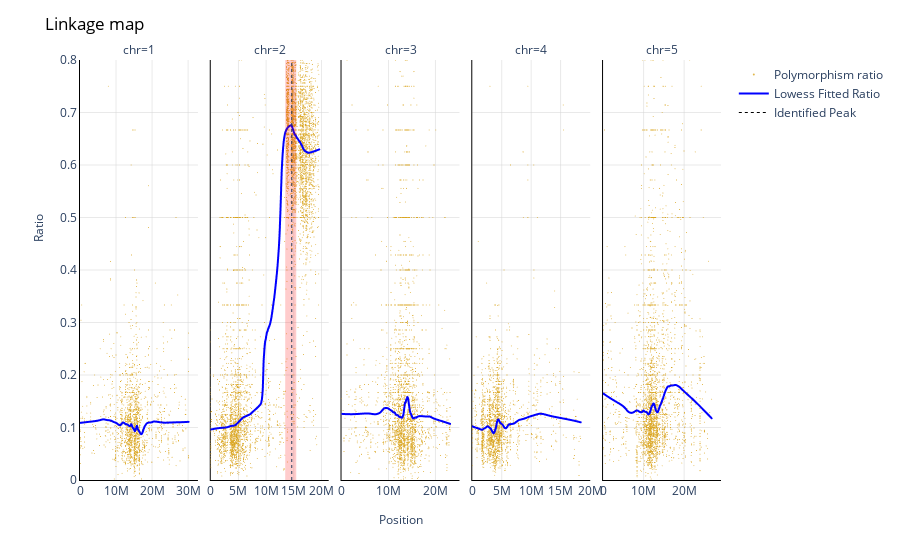

Here is the notebook cell this chart was saved with:
### Code cell
chr_facets_p=df_peaks["chr"].unique()

fig = px.scatter(df, x=df['pos'], y=df['ratio'],
    facet_col="chr",
    opacity=0.8,
    color_discrete_sequence=['goldenrod'],
    trendline="lowess",
    trendline_options=dict(frac=0.29),
    trendline_color_override="blue")
            
fig.add_trace(go.Scatter(x=[1],
    y=[1],
    mode='lines',
    name='Lowess Fitted Ratio',
    line=dict(color="blue")))
            
fig.update_layout(dict(plot_bgcolor = 'white'))
fig.update_xaxes(matches=None)
fig.for_each_xaxis(lambda xaxis: xaxis.update(showticklabels=True))
fig.for_each_xaxis(lambda x: x.update(title = ''))
fig.for_each_yaxis(lambda y: y.update(title = ''))

fig.add_annotation(
    showarrow=False,
    xanchor='center',
    xref='paper', 
    x=0.5, 
    yref='paper',
    y=-0.12,
    text='Position'
)

fig.add_annotation(
    showarrow=False,
    xanchor='center',
    xref='paper', 
    x=-0.065, 
    yanchor='middle',
    yref='paper',
    y=0.6,
    textangle=-90,
    text='Ratio'
)


fig.update_xaxes(showgrid=True, 
    gridwidth=0.5, 
    gridcolor='lightgrey')

fig.update_xaxes(showline=True, 
    linewidth=1, 
    linecolor='black')

fig.update_xaxes(rangemode="tozero")

fig.update_yaxes(showgrid=True, 
    gridwidth=0.5, 
    gridcolor='lightgrey')

fig.update_yaxes(showline=True, 
    linewidth=1, 
    linecolor='black')

fig.update_yaxes(range=[0, 0.8])

fig.update_layout(title=dict(text="Linkage map",
    font=dict(color='black')))

fig.update_traces(marker=dict(size=1))

fig['data'][0]['showlegend'] = True
fig['data'][0]['name'] = 'Polymorphism ratio'

max_pos=df_peaks['pos'].max()
min_pos=df_peaks['pos'].min()
max_yhat_pos=df_peaks.loc[df_peaks['yhat'] == df_peaks['yhat'].max()]['pos'].values[0]

for i in chr_facets_p:
    fig.add_vrect(x0=min_pos, x1=max_pos, col=i,
        fillcolor="red", opacity=0.2, line_width=0)
    fig.add_vline(x=max_yhat_pos, 
                  line_dash="dot", 
                  col=i, 
                  line_width=1)
    
fig.add_trace(go.Scatter(x=[0,0], 
    y=[0,0], 
    mode='lines', 
    line=dict(color='black', width=1, dash='dot'),
    name='Identified Peak',))

fig.show()
df_peaks.to_csv('peaks_file_name.tsv', sep='\t')

### Figure 1 — Plotly figure (JSON) as saved in the notebook; plotly's stock layout.template omitted (floating-point values rounded to 4 significant figures; data arrays with more than 128 entries replaced by an {"elided": "..."} marker saying what was removed)
{"data": [{"hovertemplate": "chr=1<br>pos=%{x}<br>ratio=%{y}<extra></extra>", "legendgroup": "", "marker": {"color": "goldenrod", "opacity": 0.8, "size": 1, "symbol": "circle"}, "mode": "markers", "name": "Polymorphism ratio", "showlegend": true, "type": "scattergl", "x": {"elided": "1832 int values"}, "xaxis": "x", "y": {"elided": "1832 float values"}, "yaxis": "y"}, {"hovertemplate": "<b>LOWESS trendline</b><br><br>chr=1<br>pos=%{x}<br>ratio=%{y} <b>(trend)</b><extra></extra>", "legendgroup": "", "line": {"color": "blue"}, "marker": {"color": "goldenrod", "size": 1, "symbol": "circle"}, "mode": "lines", "name": "", "showlegend": false, "type": "scattergl", "x": {"elided": "1832 int values"}, "xaxis": "x", "y": {"elided": "1832 float values"}, "yaxis": "y"}, {"hovertemplate": "chr=2<br>pos=%{x}<br>ratio=%{y}<extra></extra>", "legendgroup": "", "marker": {"color": "goldenrod", "opacity": 0.8, "size": 1, "symbol": "circle"}, "mode": "markers", "name": "", "showlegend": false, "type": "scattergl", "x": {"elided": "6180 int values"}, "xaxis": "x2", "y": {"elided": "6180 float values"}, "yaxis": "y2"}, {"hovertemplate": "<b>LOWESS trendline</b><br><br>chr=2<br>pos=%{x}<br>ratio=%{y} <b>(trend)</b><extra></extra>", "legendgroup": "", "line": {"color": "blue"}, "marker": {"color": "goldenrod", "size": 1, "symbol": "circle"}, "mode": "lines", "name": "", "showlegend": false, "type": "scattergl", "x": {"elided": "6180 int values"}, "xaxis": "x2", "y": {"elided": "6180 float values"}, "yaxis": "y2"}, {"hovertemplate": "chr=3<br>pos=%{x}<br>ratio=%{y}<extra></extra>", "legendgroup": "", "marker": {"color": "goldenrod", "opacity": 0.8, "size": 1, "symbol": "circle"}, "mode": "markers", "name": "", "showlegend": false, "type": "scattergl", "x": {"elided": "2968 int values"}, "xaxis": "x3", "y": {"elided": "2968 float values"}, "yaxis": "y3"}, {"hovertemplate": "<b>LOWESS trendline</b><br><br>chr=3<br>pos=%{x}<br>ratio=%{y} <b>(trend)</b><extra></extra>", "legendgroup": "", "line": {"color": "blue"}, "marker": {"color": "goldenrod", "size": 1, "symbol": "circle"}, "mode": "lines", "name": "", "showlegend": false, "type": "scattergl", "x": {"elided": "2968 int values"}, "xaxis": "x3", "y": {"elided": "2968 float values"}, "yaxis": "y3"}, {"hovertemplate": "chr=4<br>pos=%{x}<br>ratio=%{y}<extra></extra>", "legendgroup": "", "marker": {"color": "goldenrod", "opacity": 0.8, "size": 1, "symbol": "circle"}, "mode": "markers", "name": "", "showlegend": false, "type": "scattergl", "x": {"elided": "2114 int values"}, "xaxis": "x4", "y": {"elided": "2114 float values"}, "yaxis": "y4"}, {"hovertemplate": "<b>LOWESS trendline</b><br><br>chr=4<br>pos=%{x}<br>ratio=%{y} <b>(trend)</b><extra></extra>", "legendgroup": "", "line": {"color": "blue"}, "marker": {"color": "goldenrod", "size": 1, "symbol": "circle"}, "mode": "lines", "name": "", "showlegend": false, "type": "scattergl", "x": {"elided": "2114 int values"}, "xaxis": "x4", "y": {"elided": "2114 float values"}, "yaxis": "y4"}, {"hovertemplate": "chr=5<br>pos=%{x}<br>ratio=%{y}<extra></extra>", "legendgroup": "", "marker": {"color": "goldenrod", "opacity": 0.8, "size": 1, "symbol": "circle"}, "mode": "markers", "name": "", "showlegend": false, "type": "scattergl", "x": {"elided": "3142 int values"}, "xaxis": "x5", "y": {"elided": "3142 float values"}, "yaxis": "y5"}, {"hovertemplate": "<b>LOWESS trendline</b><br><br>chr=5<br>pos=%{x}<br>ratio=%{y} <b>(trend)</b><extra></extra>", "legendgroup": "", "line": {"color": "blue"}, "marker": {"color": "goldenrod", "size": 1, "symbol": "circle"}, "mode": "lines", "name": "", "showlegend": false, "type": "scattergl", "x": {"elided": "3142 int values"}, "xaxis": "x5", "y": {"elided": "3142 float values"}, "yaxis": "y5"}, {"line": {"color": "blue"}, "marker": {"size": 1}, "mode": "lines", "name": "Lowess Fitted Ratio", "type": "scatter", "x": [1], "y": [1]}, {"line": {"color": "black", "dash": "dot", "width": 1}, "mode": "lines", "name": "Identified Peak", "type": "scatter", "x": [0, 0], "y": [0, 0]}], "layout": {"annotations": [{"showarrow": false, "text": "chr=1", "x": 0.092, "xanchor": "center", "xref": "paper", "y": 1, "yanchor": "bottom", "yref": "paper"}, {"showarrow": false, "text": "chr=2", "x": 0.296, "xanchor": "center", "xref": "paper", "y": 1, "yanchor": "bottom", "yref": "paper"}, {"showarrow": false, "text": "chr=3", "x": 0.5, "xanchor": "center", "xref": "paper", "y": 1, "yanchor": "bottom", "yref": "paper"}, {"showarrow": false, "text": "chr=4", "x": 0.704, "xanchor": "center", "xref": "paper", "y": 1, "yanchor": "bottom", "yref": "paper"}, {"showarrow": false, "text": "chr=5", "x": 0.908, "xanchor": "center", "xref": "paper", "y": 1, "yanchor": "bottom", "yref": "paper"}, {"showarrow": false, "text": "Position", "x": 0.5, "xanchor": "center", "xref": "paper", "y": -0.12, "yref": "paper"}, {"showarrow": false, "text": "Ratio", "textangle": -90, "x": -0.065, "xanchor": "center", "xref": "paper", "y": 0.6, "yanchor": "middle", "yref": "paper"}], "legend": {"tracegroupgap": 0}, "margin": {"t": 60}, "plot_bgcolor": "white", "shapes": [{"fillcolor": "red", "line": {"width": 0}, "opacity": 0.2, "type": "rect", "x0": 13446966, "x1": 15443193, "xref": "x2", "y0": 0, "y1": 1, "yref": "y2 domain"}, {"line": {"dash": "dot", "width": 1}, "type": "line", "x0": 14632163, "x1": 14632163, "xref": "x2", "y0": 0, "y1": 1, "yref": "y2 domain"}], "title": {"font": {"color": "black"}, "text": "Linkage map"}, "xaxis": {"anchor": "y", "domain": [0, 0.184], "gridcolor": "lightgrey", "gridwidth": 0.5, "linecolor": "black", "linewidth": 1, "rangemode": "tozero", "showgrid": true, "showline": true, "showticklabels": true, "title": {"text": ""}}, "xaxis2": {"anchor": "y2", "domain": [0.204, 0.388], "gridcolor": "lightgrey", "gridwidth": 0.5, "linecolor": "black", "linewidth": 1, "rangemode": "tozero", "showgrid": true, "showline": true, "showticklabels": true, "title": {"text": ""}}, "xaxis3": {"anchor": "y3", "domain": [0.408, 0.592], "gridcolor": "lightgrey", "gridwidth": 0.5, "linecolor": "black", "linewidth": 1, "rangemode": "tozero", "showgrid": true, "showline": true, "showticklabels": true, "title": {"text": ""}}, "xaxis4": {"anchor": "y4", "domain": [0.612, 0.796], "gridcolor": "lightgrey", "gridwidth": 0.5, "linecolor": "black", "linewidth": 1, "rangemode": "tozero", "showgrid": true, "showline": true, "showticklabels": true, "title": {"text": ""}}, "xaxis5": {"anchor": "y5", "domain": [0.816, 1], "gridcolor": "lightgrey", "gridwidth": 0.5, "linecolor": "black", "linewidth": 1, "rangemode": "tozero", "showgrid": true, "showline": true, "showticklabels": true, "title": {"text": ""}}, "yaxis": {"anchor": "x", "domain": [0, 1], "gridcolor": "lightgrey", "gridwidth": 0.5, "linecolor": "black", "linewidth": 1, "range": [0, 0.8], "showgrid": true, "showline": true, "title": {"text": ""}}, "yaxis2": {"anchor": "x2", "domain": [0, 1], "gridcolor": "lightgrey", "gridwidth": 0.5, "linecolor": "black", "linewidth": 1, "matches": "y", "range": [0, 0.8], "showgrid": true, "showline": true, "showticklabels": false, "title": {"text": ""}}, "yaxis3": {"anchor": "x3", "domain": [0, 1], "gridcolor": "lightgrey", "gridwidth": 0.5, "linecolor": "black", "linewidth": 1, "matches": "y", "range": [0, 0.8], "showgrid": true, "showline": true, "showticklabels": false, "title": {"text": ""}}, "yaxis4": {"anchor": "x4", "domain": [0, 1], "gridcolor": "lightgrey", "gridwidth": 0.5, "linecolor": "black", "linewidth": 1, "matches": "y", "range": [0, 0.8], "showgrid": true, "showline": true, "showticklabels": false, "title": {"text": ""}}, "yaxis5": {"anchor": "x5", "domain": [0, 1], "gridcolor": "lightgrey", "gridwidth": 0.5, "linecolor": "black", "linewidth": 1, "matches": "y", "range": [0, 0.8], "showgrid": true, "showline": true, "showticklabels": false, "title": {"text": ""}}}}
